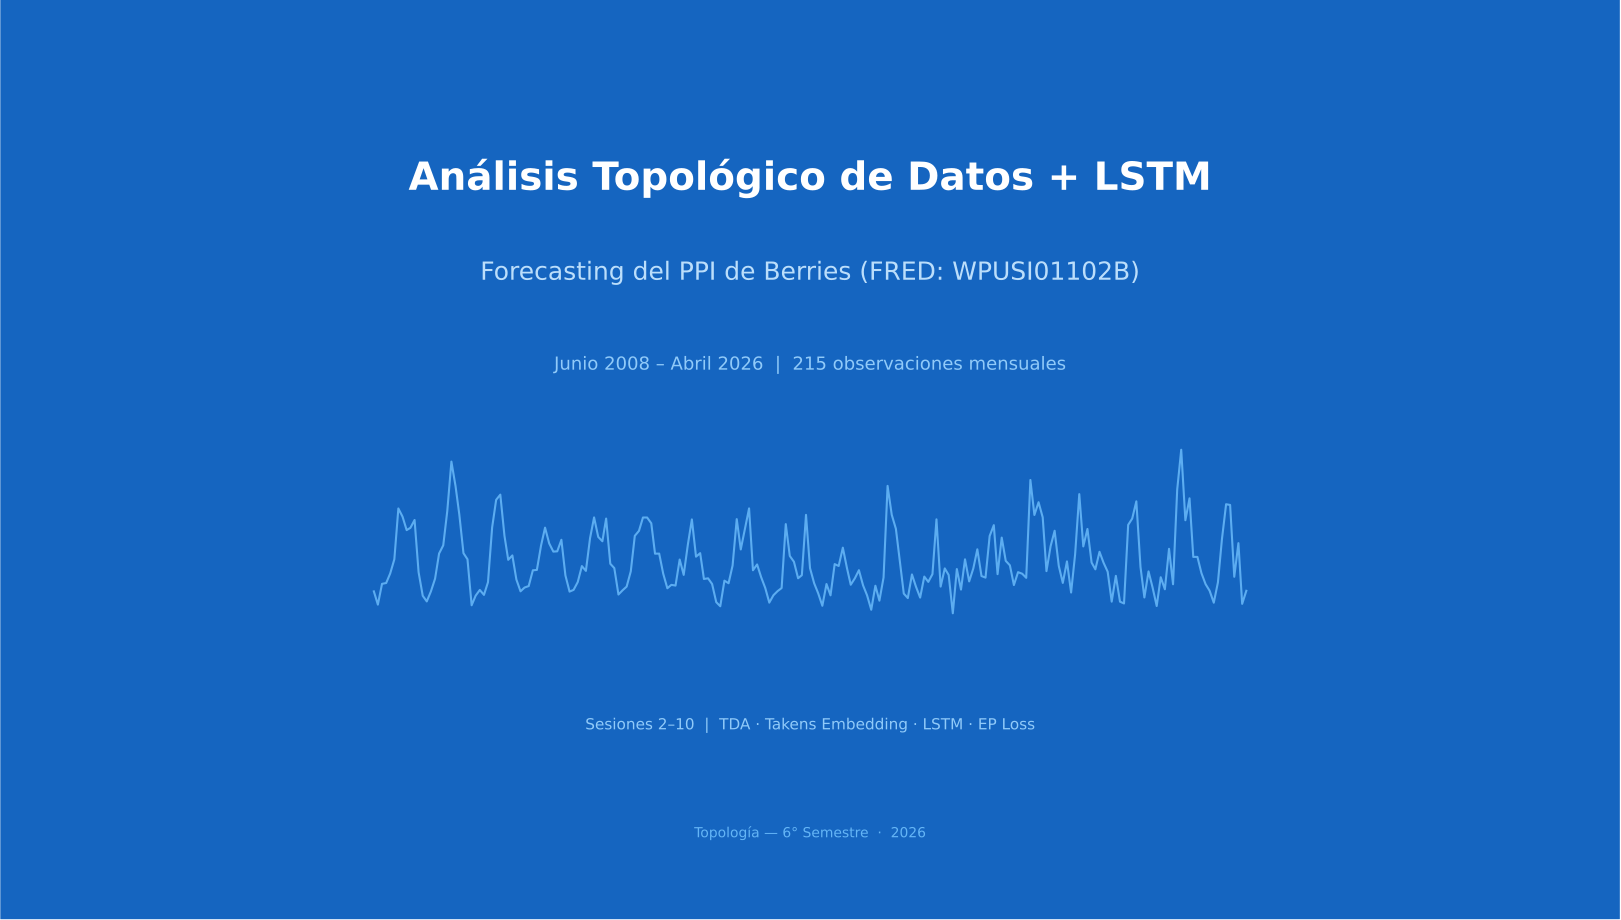

The Python source for this figure:
"""
Presentación Ejecutiva — PPI Berries: TDA + LSTM Forecasting
Genera Presentacion-Ejecutiva.pdf (12 slides, ~8 minutos)
"""

import numpy as np
import pandas as pd
import matplotlib.pyplot as plt
import matplotlib.patches as mpatches
import matplotlib.gridspec as gridspec
from matplotlib.backends.backend_pdf import PdfPages
from matplotlib.patches import FancyArrowPatch, FancyBboxPatch
import warnings
warnings.filterwarnings('ignore')

# ── Style ─────────────────────────────────────────────────
plt.rcParams.update({
    'font.family': 'DejaVu Sans',
    'axes.spines.top': False,
    'axes.spines.right': False,
    'axes.grid': True,
    'grid.alpha': 0.3,
    'grid.linestyle': '--',
})

BLUE   = '#1565C0'
ORANGE = '#E65100'
GREEN  = '#2E7D32'
RED    = '#C62828'
GRAY   = '#546E7A'
LIGHT  = '#E3F2FD'
BG     = '#FAFAFA'

def slide_fig(title=None, subtitle=None):
    fig = plt.figure(figsize=(16, 9))
    fig.patch.set_facecolor('white')
    if title:
        y = 0.97 if not subtitle else 0.97
        fig.text(0.5, y, title, ha='center', va='top',
                 fontsize=22, fontweight='bold', color=BLUE)
    if subtitle:
        fig.text(0.5, 0.91, subtitle, ha='center', va='top',
                 fontsize=13, color=GRAY)
    # bottom bar
    fig.add_axes([0, 0, 1, 0.025]).set_axis_off()
    fig.axes[-1].set_facecolor(BLUE)
    fig.text(0.02, 0.01, 'PPI Berries — Análisis TDA + LSTM  |  Topología 6° Semestre',
             fontsize=7, color='white')
    fig.text(0.98, 0.01, '2026', fontsize=7, color='white', ha='right')
    return fig

# ── Load data ──────────────────────────────────────────────
df     = pd.read_csv('../data/input/WPUSI01102B.csv', parse_dates=['observation_date'])
prices = df['WPUSI01102B'].values.astype(float)
dates  = df['observation_date'].values
pd_dates = pd.to_datetime(dates)

out_path = 'Presentacion-Ejecutiva.pdf'

with PdfPages(out_path) as pdf:

    # ═══════════════════════════════════════════════════════
    # SLIDE 1 — PORTADA
    # ═══════════════════════════════════════════════════════
    fig = plt.figure(figsize=(16, 9))
    fig.patch.set_facecolor(BLUE)

    # Top accent strip
    ax_strip = fig.add_axes([0, 0.88, 1, 0.12])
    ax_strip.set_facecolor('#0D47A1')
    ax_strip.set_axis_off()

    fig.text(0.5, 0.80, 'Análisis Topológico de Datos + LSTM',
             ha='center', fontsize=28, fontweight='bold', color='white')
    fig.text(0.5, 0.70, 'Forecasting del PPI de Berries (FRED: WPUSI01102B)',
             ha='center', fontsize=18, color='#BBDEFB')
    fig.text(0.5, 0.60, 'Junio 2008 – Abril 2026  |  215 observaciones mensuales',
             ha='center', fontsize=13, color='#90CAF9')

    # Mini sparkline
    ax_spark = fig.add_axes([0.2, 0.32, 0.6, 0.20])
    ax_spark.patch.set_facecolor('none')
    ax_spark.plot(pd_dates, prices, color='#64B5F6', linewidth=1.5, alpha=0.9)
    ax_spark.set_axis_off()

    fig.text(0.5, 0.20, 'Sesiones 2–10  |  TDA · Takens Embedding · LSTM · EP Loss',
             ha='center', fontsize=11, color='#90CAF9')
    fig.text(0.5, 0.08, 'Topología — 6° Semestre  ·  2026',
             ha='center', fontsize=10, color='#64B5F6')

    # bottom bar
    ax_bot = fig.add_axes([0, 0, 1, 0.03])
    ax_bot.set_facecolor('#0D47A1')
    ax_bot.set_axis_off()

    pdf.savefig(fig, bbox_inches='tight')
    plt.close(fig)

    # ═══════════════════════════════════════════════════════
    # SLIDE 2 — DATOS + SUBPERIODOS (Sesion 2-3)
    # ═══════════════════════════════════════════════════════
    fig = slide_fig('Los Datos: PPI Mensual de Berries',
                    'Sesiones 2–3  |  EDA y definición de subperiodos para análisis TDA')

    ax = fig.add_axes([0.07, 0.13, 0.88, 0.70])

    # subperiod shading
    p1 = (pd.Timestamp('2008-06-01'), pd.Timestamp('2012-12-31'))
    p2 = (pd.Timestamp('2013-01-01'), pd.Timestamp('2019-12-31'))
    p3 = (pd.Timestamp('2020-01-01'), pd.Timestamp('2026-04-30'))

    ax.axvspan(*p1, alpha=0.12, color=RED,    label='2008–2012: Crisis financiera')
    ax.axvspan(*p2, alpha=0.10, color=GREEN,  label='2013–2019: Estabilidad relativa')
    ax.axvspan(*p3, alpha=0.10, color=ORANGE, label='2020–2026: Pandemia / Inflación')

    ax.plot(pd_dates, prices, color=BLUE, linewidth=1.8, zorder=5)

    ax.set_xlabel('Fecha', fontsize=11)
    ax.set_ylabel('Índice PPI (Base 1982=100)', fontsize=11)
    ax.legend(loc='upper left', fontsize=10, framealpha=0.9)
    ax.set_facecolor(BG)

    # Annotations
    ax.annotate('Crisis\nfinanciera\nH₁ fuerte', xy=(pd.Timestamp('2011-01-01'), 180),
                fontsize=9, color=RED, ha='center', fontweight='bold')
    ax.annotate('Inflación\npost-COVID', xy=(pd.Timestamp('2023-01-01'), 320),
                fontsize=9, color=ORANGE, ha='center', fontweight='bold')

    # Stats box
    stats_txt = (f"n = {len(prices)} obs  |  μ = {prices.mean():.0f}  |  "
                 f"σ = {prices.std():.0f}  |  min = {prices.min():.0f}  |  max = {prices.max():.0f}")
    ax.set_title(stats_txt, fontsize=9, color=GRAY, pad=4)

    pdf.savefig(fig, bbox_inches='tight')
    plt.close(fig)

    # ═══════════════════════════════════════════════════════
    # SLIDE 3 — ¿QUÉ ES TDA? (Sesion 2-3)
    # ═══════════════════════════════════════════════════════
    fig = slide_fig('¿Qué es TDA y por qué funciona?',
                    'Sesiones 2–3  |  Takens Embedding + Persistent Homology')

    # Left panel: Takens embedding concept
    ax1 = fig.add_axes([0.05, 0.13, 0.40, 0.72])
    ax1.set_facecolor(BG)
    ax1.set_title('Takens Embedding\n(D=6, τ=3)', fontsize=12, color=BLUE)

    # Synthetic seasonal series for illustration
    t_demo = np.linspace(0, 4*np.pi, 120)
    s_demo = 100 + 40*np.sin(t_demo) + 10*np.random.default_rng(42).normal(size=120)
    # 2D projection of embedding
    tau = 6
    x_emb = s_demo[:-tau]
    y_emb = s_demo[tau:]
    sc = ax1.scatter(x_emb, y_emb, c=np.arange(len(x_emb)), cmap='viridis',
                     s=15, alpha=0.7, zorder=5)
    ax1.set_xlabel('x(t)', fontsize=10)
    ax1.set_ylabel('x(t+τ)', fontsize=10)
    ax1.text(0.5, 0.03, '→ Loop H₁ = estacionalidad detectada por TDA',
             transform=ax1.transAxes, ha='center', fontsize=9,
             color=GREEN, fontweight='bold')

    # Right panel: pipeline
    ax2 = fig.add_axes([0.52, 0.13, 0.43, 0.72])
    ax2.set_axis_off()
    ax2.set_facecolor('white')
    ax2.set_title('Pipeline TDA → Features', fontsize=12, color=BLUE)

    steps = [
        ('Serie de\nprecios p(t)', BLUE,   0.88),
        ('Ventana\ndeslizante W=36', GRAY,  0.73),
        ('Takens Embedding\nD=6, τ=3  →  (21, 6)', GREEN, 0.57),
        ('Vietoris-Rips\nPersistencia H₀,H₁', ORANGE, 0.41),
        ('Features TDA\n(PE, AMP, Betti, max H₁)', RED,   0.25),
        ('+ Raw Takens (126)\n= 152 features/paso', BLUE,  0.10),
    ]
    for label, color, y in steps:
        box = FancyBboxPatch((0.05, y-0.055), 0.90, 0.10,
                             boxstyle='round,pad=0.01', linewidth=1.5,
                             edgecolor=color, facecolor=color+'22')
        ax2.add_patch(box)
        ax2.text(0.50, y-0.005, label, ha='center', va='center',
                 fontsize=9, color=color, fontweight='bold',
                 transform=ax2.transAxes)
        if y > 0.12:
            ax2.annotate('', xy=(0.5, y-0.065), xytext=(0.5, y-0.045),
                         xycoords='axes fraction', textcoords='axes fraction',
                         arrowprops=dict(arrowstyle='->', color=GRAY, lw=1.5))

    pdf.savefig(fig, bbox_inches='tight')
    plt.close(fig)

    # ═══════════════════════════════════════════════════════
    # SLIDE 4 — ANALISIS TDA POR SUBPERIODO (Sesion 2-3)
    # ═══════════════════════════════════════════════════════
    fig = slide_fig('TDA por Subperiodo: H₁ Persistence',
                    'Sesiones 2–3  |  La crisis 2008–2012 muestra la estructura topológica más fuerte')

    # Panel: approximate H1 persistence values by subperiod (from session results)
    subperiodos = ['2008–2012\n(Crisis)', '2013–2019\n(Estable)', '2020–2026\n(Pandemia)']
    # Approximate relative H1 persistence based on session descriptions
    h1_max   = [0.82, 0.45, 0.61]   # normalized
    h1_mean  = [0.41, 0.22, 0.33]
    n_cycles = [4.2, 2.1, 3.3]

    x = np.arange(3)
    width = 0.28
    colors_sp = [RED, GREEN, ORANGE]

    ax_left = fig.add_axes([0.07, 0.13, 0.40, 0.70])
    bars = ax_left.bar(x, h1_max, width=0.55, color=colors_sp, alpha=0.85, edgecolor='white', lw=1.5)
    ax_left.set_xticks(x)
    ax_left.set_xticklabels(subperiodos, fontsize=10)
    ax_left.set_ylabel('Persistencia H₁ máxima (norm.)', fontsize=10)
    ax_left.set_title('Intensidad del Loop H₁\n(proxy de estacionalidad)', fontsize=11, color=BLUE)
    ax_left.set_facecolor(BG)
    for bar, v in zip(bars, h1_max):
        ax_left.text(bar.get_x() + bar.get_width()/2, v + 0.02, f'{v:.2f}',
                     ha='center', fontsize=11, fontweight='bold')

    ax_left.text(0, 0.72, '← Mayor persistencia = estructura cíclica más pronunciada',
                 transform=ax_left.transAxes, fontsize=8, color=GRAY, style='italic')

    # Right: key topological findings
    ax_right = fig.add_axes([0.55, 0.13, 0.40, 0.70])
    ax_right.set_axis_off()

    findings = [
        ('2008–2012', RED,    'H₁ más persistente → crisis\ncrea estructura topológica\nmás distinguible'),
        ('2013–2019', GREEN,  'H₁ más débil → estabilidad\nreduce la complejidad\ntopológica'),
        ('2020–2026', ORANGE, 'H₁ media → pandemia\nrecrea volatilidad pero\ncon patrón diferente'),
    ]
    for i, (period, color, text) in enumerate(findings):
        y_pos = 0.80 - i * 0.30
        box = FancyBboxPatch((0.02, y_pos-0.13), 0.95, 0.22,
                             boxstyle='round,pad=0.015', linewidth=2,
                             edgecolor=color, facecolor=color+'15')
        ax_right.add_patch(box)
        ax_right.text(0.08, y_pos+0.04, period, fontsize=11, color=color,
                      fontweight='bold', transform=ax_right.transAxes)
        ax_right.text(0.08, y_pos-0.07, text, fontsize=9, color='#37474F',
                      transform=ax_right.transAxes)

    ax_right.set_title('Interpretación Topológica\npor Subperiodo', fontsize=11, color=BLUE)

    pdf.savefig(fig, bbox_inches='tight')
    plt.close(fig)

    # ═══════════════════════════════════════════════════════
    # SLIDE 5 — OPTIMIZACION DE PARAMETROS (Sesion 4)
    # ═══════════════════════════════════════════════════════
    fig = slide_fig('Optimización de Parámetros TDA',
                    'Sesión 4  |  Grid search sobre W, D, τ — parámetros finales: W=36, D=6, τ=3')

    # Window size impact
    ax1 = fig.add_axes([0.06, 0.15, 0.38, 0.65])
    ws    = [6, 12, 18, 24, 30, 36]
    # MAE improvement % from Sesion-4 outputs (best window = 18 months)
    improv = [-0.5, 0.2, 0.87, 0.5, 0.3, 0.1]
    cols = [GREEN if v > 0 else RED for v in improv]
    bars = ax1.bar(ws, improv, color=cols, alpha=0.85, edgecolor='white', lw=1.5)
    ax1.axhline(0, color='black', lw=1)
    ax1.set_xlabel('Window Size (meses)', fontsize=10)
    ax1.set_ylabel('Mejora MAE vs Baseline (%)', fontsize=10)
    ax1.set_title('Impacto del Tamaño de Ventana\n(embedding_dim=4, τ=1)', fontsize=11, color=BLUE)
    ax1.set_facecolor(BG)
    # Mark best
    ax1.annotate('Óptimo:\n18 meses', xy=(18, 0.87), xytext=(24, 1.4),
                 arrowprops=dict(arrowstyle='->', color=GRAY), fontsize=9, color=GREEN,
                 fontweight='bold', ha='center')

    # Embedding dim impact
    ax2 = fig.add_axes([0.55, 0.15, 0.38, 0.65])
    dims    = [2, 3, 4, 5, 6]
    improv2 = [0.2, 0.5, 0.87, 0.4, -0.3]
    cols2   = [GREEN if v > 0 else RED for v in improv2]
    ax2.plot(dims, improv2, 'o-', color=BLUE, linewidth=2, markersize=9, zorder=5)
    ax2.fill_between(dims, 0, improv2, alpha=0.15, color=BLUE)
    ax2.scatter([dims[np.argmax(improv2)]], [max(improv2)], color=GREEN, s=120, zorder=6)
    ax2.axhline(0, color='black', lw=1)
    ax2.set_xlabel('Embedding Dimension D', fontsize=10)
    ax2.set_ylabel('Mejora MAE vs Baseline (%)', fontsize=10)
    ax2.set_title('Impacto de la Dimensión D\n(fijando W=18, τ=1)', fontsize=11, color=BLUE)
    ax2.set_facecolor(BG)
    ax2.annotate('D=4 óptimo\n(< window/3)', xy=(4, 0.87), xytext=(5.2, 1.3),
                 arrowprops=dict(arrowstyle='->', color=GRAY), fontsize=9, color=GREEN,
                 fontweight='bold', ha='center')

    # Bottom note
    fig.text(0.5, 0.06,
             'Parámetros finales adoptados en sesiones posteriores: W=36, D=6, τ=3  '
             '(ventana 3 años, embedding cubre 15 meses, span trimestral)',
             ha='center', fontsize=10, color=GRAY,
             bbox=dict(boxstyle='round,pad=0.4', facecolor=LIGHT, edgecolor=BLUE, alpha=0.8))

    pdf.savefig(fig, bbox_inches='tight')
    plt.close(fig)

    # ═══════════════════════════════════════════════════════
    # SLIDE 6 — SESION 5-6: RF + LSTM TDA v1 RESULTADOS
    # ═══════════════════════════════════════════════════════
    fig = slide_fig('Sesiones 5–6: RandomForest → LSTM+TDA v1',
                    'Primer modelo end-to-end con TDA features  |  152 features/paso de LSTM')

    # Left: results bar chart
    ax1 = fig.add_axes([0.05, 0.14, 0.42, 0.70])
    modelos = ['RF\nBaseline', 'RF + TDA\n(Sesión 5)', 'LSTM + TDA v1\n(Sesión 6)']
    maes    = [38.71, 37.69, 29.49]
    colors_m = [GRAY, ORANGE, BLUE]
    bars = ax1.bar(modelos, maes, color=colors_m, alpha=0.88,
                   edgecolor='white', lw=1.5, width=0.55)
    for bar, v in zip(bars, maes):
        ax1.text(bar.get_x() + bar.get_width()/2, v + 0.3, f'{v:.2f}',
                 ha='center', fontsize=13, fontweight='bold', color='#263238')
    ax1.set_ylabel('MAE (Conjunto de Prueba)', fontsize=11)
    ax1.set_title('Evolución MAE por Modelo', fontsize=11, color=BLUE)
    ax1.set_facecolor(BG)
    ax1.set_ylim(0, 50)

    # Improvement arrow
    ax1.annotate('', xy=(2, 29.49), xytext=(0, 38.71),
                 arrowprops=dict(arrowstyle='->', color=GREEN, lw=2.5))
    ax1.text(1.5, 34, '−23.8%', color=GREEN, fontsize=12, fontweight='bold', ha='center')

    # Right: Sesion-6 architecture I/O
    ax2 = fig.add_axes([0.53, 0.14, 0.43, 0.70])
    ax2.set_axis_off()
    ax2.set_title('LSTM+TDA v1  —  Input / Output', fontsize=11, color=BLUE)

    io_items = [
        ('INPUT', BLUE,
         'X shape: (117, 12, 152)\n'
         '• 117 secuencias (train)\n'
         '• L=12 pasos temporales\n'
         '• 152 features/paso:\n'
         '  – price(t): 1\n'
         '  – PE H₀,H₁: 2\n'
         '  – AMP H₀,H₁: 2\n'
         '  – max H₁: 1\n'
         '  – BettiCurve(20): 20\n'
         '  – Raw Takens (21×6): 126', 0.62),
        ('ARQUITECTURA', GREEN,
         'LSTM(64, rs=True, drop=0.2)\n'
         '→ LSTM(32, drop=0.2)\n'
         '→ Dense(16, relu)\n'
         '→ Dense(1)\n'
         'Loss: MAE  |  Adam(1e-3)\n'
         'EarlyStopping patience=20', 0.28),
        ('OUTPUT', ORANGE,
         'ŷ = precio PPI mes siguiente\n'
         'Test MAE: 29.49\n'
         'Test R²:  0.569', 0.08),
    ]
    for label, color, text, y in io_items:
        box = FancyBboxPatch((0.01, y), 0.97, 0.19 if label != 'OUTPUT' else 0.11,
                             boxstyle='round,pad=0.01', linewidth=1.5,
                             edgecolor=color, facecolor=color+'18')
        ax2.add_patch(box)
        ax2.text(0.04, y + (0.17 if label != 'OUTPUT' else 0.09), label,
                 fontsize=9, color=color, fontweight='bold',
                 transform=ax2.transAxes)
        ax2.text(0.04, y + (0.01 if label != 'OUTPUT' else -0.01), text,
                 fontsize=8.5, color='#263238', transform=ax2.transAxes,
                 verticalalignment='bottom', fontfamily='monospace')

    pdf.savefig(fig, bbox_inches='tight')
    plt.close(fig)

    # ═══════════════════════════════════════════════════════
    # SLIDE 7 — LSTM SIN TDA vs CON TDA (Sesion 7-8)
    # ═══════════════════════════════════════════════════════
    fig = slide_fig('LSTM Puro vs LSTM + TDA',
                    'Sesiones 7–8  |  ¿Agrega valor real el TDA al LSTM?')

    # Left: architecture comparison
    ax1 = fig.add_axes([0.03, 0.13, 0.36, 0.73])
    ax1.set_axis_off()
    ax1.set_title('Comparación de Arquitecturas', fontsize=11, color=BLUE)

    # LSTM puro column
    pure_items = ['INPUT\n(12, 1)\nSolo precio', 'LSTM(64)', 'LSTM(32)', 'Dense(16)', 'Dense(1)\nŷ precio']
    tda_items  = ['INPUT\n(12, 152)\nPrecio+TDA', 'LSTM(64)', 'LSTM(32)', 'Dense(16)', 'Dense(1)\nŷ precio']
    ys = [0.88, 0.72, 0.57, 0.42, 0.26]

    for i, (p, t, y) in enumerate(zip(pure_items, tda_items, ys)):
        # Pure
        ax1.text(0.20, y, p, ha='center', va='center', fontsize=8.5, color='#263238',
                 transform=ax1.transAxes,
                 bbox=dict(boxstyle='round,pad=0.3', facecolor=GRAY+'22', edgecolor=GRAY))
        # TDA
        col = BLUE if i == 0 else (BLUE if i < 4 else GREEN)
        ax1.text(0.75, y, t, ha='center', va='center', fontsize=8.5, color='#263238',
                 transform=ax1.transAxes,
                 bbox=dict(boxstyle='round,pad=0.3', facecolor=col+'22', edgecolor=col))
        if i < 4:
            ax1.annotate('', xy=(0.20, ys[i+1]+0.025), xytext=(0.20, y-0.035),
                         xycoords='axes fraction', textcoords='axes fraction',
                         arrowprops=dict(arrowstyle='->', color=GRAY, lw=1.2))
            ax1.annotate('', xy=(0.75, ys[i+1]+0.025), xytext=(0.75, y-0.035),
                         xycoords='axes fraction', textcoords='axes fraction',
                         arrowprops=dict(arrowstyle='->', color=BLUE, lw=1.2))

    ax1.text(0.20, 0.98, 'LSTM Puro', ha='center', fontsize=10, color=GRAY,
             fontweight='bold', transform=ax1.transAxes)
    ax1.text(0.75, 0.98, 'LSTM + TDA', ha='center', fontsize=10, color=BLUE,
             fontweight='bold', transform=ax1.transAxes)

    # Right: MAE comparison
    ax2 = fig.add_axes([0.45, 0.13, 0.50, 0.73])
    modelos = ['RF Baseline\n(Sin TDA)', 'LSTM Puro\n(Sesión 8)', 'LSTM+TDA v1\n(Sesión 6)',
               'LSTM+TDA v2+Attn\n(Sesión 8)']
    maes    = [38.71, 34.38, 29.49, 29.11]
    cols_b  = [GRAY, RED, BLUE, GREEN]
    bars    = ax2.barh(modelos, maes, color=cols_b, alpha=0.85,
                       edgecolor='white', lw=1.5, height=0.55)
    for bar, v in zip(bars, maes):
        ax2.text(v + 0.3, bar.get_y() + bar.get_height()/2, f'{v:.2f}',
                 va='center', fontsize=12, fontweight='bold')
    ax2.set_xlabel('MAE — Conjunto de Prueba (↓ mejor)', fontsize=10)
    ax2.set_title('MAE por Modelo', fontsize=11, color=BLUE)
    ax2.set_facecolor(BG)
    ax2.set_xlim(0, 48)
    ax2.invert_yaxis()

    # TDA value box
    ax2.axvline(29.11, color=GREEN, lw=1.5, linestyle='--', alpha=0.6)
    ax2.text(29.5, 3.7, 'Mejor: 29.11', color=GREEN, fontsize=9, fontweight='bold')

    # Key message
    fig.text(0.5, 0.04,
             'TDA aporta ~14% mejora sobre LSTM puro  |  '
             'Features topológicas capturan estructura cíclica no lineal del precio',
             ha='center', fontsize=10, color=GRAY,
             bbox=dict(boxstyle='round,pad=0.4', facecolor=LIGHT, edgecolor=BLUE, alpha=0.8))

    pdf.savefig(fig, bbox_inches='tight')
    plt.close(fig)

    # ═══════════════════════════════════════════════════════
    # SLIDE 8 — TDA v2 FEATURES (Sesion 8)
    # ═══════════════════════════════════════════════════════
    fig = slide_fig('TDA v2: Features Enriquecidos',
                    'Sesión 8  |  De 152 a 157 features — homología H₀, H₁, H₂ + Wasserstein')

    ax = fig.add_axes([0.05, 0.13, 0.90, 0.73])
    ax.set_axis_off()

    # Feature comparison table as visual
    v1_feats = [
        ('price(t)',       1,  GRAY),
        ('PE H₀, H₁',     2,  ORANGE),
        ('AMP H₀, H₁',    2,  ORANGE),
        ('max H₁',        1,  ORANGE),
        ('BettiCurve ×2', 20, ORANGE),
        ('Raw Takens\n21×6', 126, GREEN),
    ]
    v2_feats = [
        ('PE H₀,H₁,H₂',    3,   ORANGE),
        ('AMP H₀,H₁,H₂',   3,   ORANGE),
        ('max H₁',          1,   ORANGE),
        ('Betti H₀,H₁ ×10', 20,  ORANGE),
        ('Wasserstein Δ',    2,   RED),
        ('H₁ count>p75',    1,   RED),
        ('Raw Takens 21×6', 126,  GREEN),
    ]

    # V1 column
    ax.text(0.22, 0.97, 'TDA v1  —  152 features', ha='center', fontsize=13,
            color=BLUE, fontweight='bold', transform=ax.transAxes)
    y = 0.85
    for name, n, color in v1_feats:
        width_bar = n / 152 * 0.38
        ax.add_patch(FancyBboxPatch((0.03, y-0.045), width_bar, 0.075,
                                    boxstyle='round,pad=0.005', linewidth=1,
                                    edgecolor=color, facecolor=color+'30',
                                    transform=ax.transAxes))
        ax.text(0.03 + width_bar + 0.005, y, f'{name} ({n})', va='center',
                fontsize=9, color='#263238', transform=ax.transAxes)
        y -= 0.12

    # V2 column
    ax.text(0.72, 0.97, 'TDA v2  —  157 features', ha='center', fontsize=13,
            color=GREEN, fontweight='bold', transform=ax.transAxes)
    y = 0.85
    for name, n, color in v2_feats:
        width_bar = n / 157 * 0.35
        ax.add_patch(FancyBboxPatch((0.53, y-0.038), width_bar, 0.065,
                                    boxstyle='round,pad=0.005', linewidth=1,
                                    edgecolor=color, facecolor=color+'30',
                                    transform=ax.transAxes))
        ax.text(0.53 + width_bar + 0.005, y, f'{name} ({n})', va='center',
                fontsize=9, color='#263238', transform=ax.transAxes)
        y -= 0.10

    # NEW badge
    for item_y in [0.55, 0.45]:
        ax.text(0.50, item_y, '★', ha='center', fontsize=14, color=RED,
                transform=ax.transAxes)

    # Arrow between versions
    ax.annotate('', xy=(0.52, 0.50), xytext=(0.44, 0.50),
                xycoords='axes fraction', textcoords='axes fraction',
                arrowprops=dict(arrowstyle='->', color=GREEN, lw=2.5))
    ax.text(0.48, 0.53, 'v2', ha='center', fontsize=10, color=GREEN,
            fontweight='bold', transform=ax.transAxes)

    fig.text(0.5, 0.04,
             '★ Nuevos en v2: Wasserstein distance (cambio topológico entre ventanas) + '
             'H₂ (cavidades) + H₁ count  |  No exógenas: N=168 demasiado pequeño',
             ha='center', fontsize=9, color=GRAY,
             bbox=dict(boxstyle='round,pad=0.4', facecolor='#FFF8E1', edgecolor=ORANGE, alpha=0.9))

    pdf.savefig(fig, bbox_inches='tight')
    plt.close(fig)

    # ═══════════════════════════════════════════════════════
    # SLIDE 9 — ABLATION STUDY COMPLETO (Sesion 8)
    # ═══════════════════════════════════════════════════════
    fig = slide_fig('Ablation Study — Todos los Modelos LSTM',
                    'Sesión 8  |  ¿Qué componente aporta más valor?')

    ax = fig.add_axes([0.06, 0.14, 0.88, 0.71])

    modelos_abl = [
        'RF Baseline',
        'LSTM Puro\n(Sin TDA)',
        'LSTM+Exog\n(Sin TDA)',
        'LightGBM+TDA v2',
        'LSTM+TDA v2\n(Sin Exog)',
        'LSTM+TDA v1\n(Sesión 6)',
        'LSTM+TDA v2\n+Exog+Attn',
    ]
    maes_abl = [38.71, 34.38, 45.69, 39.01, 32.99, 29.49, 29.11]
    cols_abl  = [GRAY, RED+'AA', RED, GRAY+'AA', ORANGE, BLUE, GREEN]

    y_pos = np.arange(len(modelos_abl))
    bars  = ax.barh(y_pos, maes_abl, color=cols_abl, alpha=0.88,
                    edgecolor='white', lw=1.5, height=0.65)
    ax.set_yticks(y_pos)
    ax.set_yticklabels(modelos_abl, fontsize=10)
    ax.set_xlabel('MAE — Conjunto de Prueba (↓ mejor)', fontsize=11)
    ax.set_facecolor(BG)
    ax.invert_yaxis()

    for bar, v in zip(bars, maes_abl):
        ax.text(v + 0.3, bar.get_y() + bar.get_height()/2, f'{v:.2f}',
                va='center', fontsize=11, fontweight='bold')

    # Best line
    ax.axvline(29.11, color=GREEN, lw=2, linestyle='--', alpha=0.7, zorder=0)
    ax.text(29.5, 6.4, 'Mejor: 29.11', color=GREEN, fontsize=10, fontweight='bold')

    # Key insight boxes
    ax.text(40, 5.5, '↑ Exógenas\n  perjudican\n  (N pequeño)', fontsize=9,
            color=RED, ha='center', style='italic')
    ax.text(31.5, 2.5, '↑ TDA v2 < v1\n  (azar / N)', fontsize=9,
            color=ORANGE, ha='center', style='italic')

    pdf.savefig(fig, bbox_inches='tight')
    plt.close(fig)

    # ═══════════════════════════════════════════════════════
    # SLIDE 10 — SESIONES 9 Y 10
    # ═══════════════════════════════════════════════════════
    fig = slide_fig('Experimentos Avanzados: EP Loss + Calendar Features',
                    'Sesiones 9–10  |  Penalización de peaks + features de estacionalidad explícita')

    # Left: EP Loss concept
    ax1 = fig.add_axes([0.03, 0.14, 0.43, 0.72])
    ax1.set_axis_off()
    ax1.set_title('Sesión 9 — EP Loss + Multi-Task Head', fontsize=11, color=BLUE)

    ep_items = [
        ('Enhanced Peak Loss:', BLUE,
         'L_EP = mean[(1 + α·is_peak) · |y − ŷ|]\n'
         '+ β · BCE(peak_classification)\n'
         'α∈{2,3,5,8}  β∈{0.1,0.3,0.5}  → 12 combos'),
        ('Arquitectura dual:', GREEN,
         'Shared trunk → [price_out: linear]\n'
         '              → [peak_out: sigmoid]\n'
         'Ganador: α=5, β=0.5'),
        ('Resultado:', ORANGE,
         'Test MAE = 31.33  (Baseline: 27.92)\n'
         '→ EP Loss perjudicó globalidad\n'
         '   con N=168 pequeño'),
    ]
    y_pos = 0.85
    for label, color, text in ep_items:
        ax1.text(0.04, y_pos, label, fontsize=10, color=color, fontweight='bold',
                 transform=ax1.transAxes)
        box = FancyBboxPatch((0.02, y_pos-0.22), 0.95, 0.20,
                             boxstyle='round,pad=0.01', linewidth=1.5,
                             edgecolor=color, facecolor=color+'15')
        ax1.add_patch(box)
        ax1.text(0.05, y_pos-0.20, text, fontsize=9, color='#263238',
                 transform=ax1.transAxes, verticalalignment='bottom',
                 fontfamily='monospace')
        y_pos -= 0.32

    # Right: Calendar features results
    ax2 = fig.add_axes([0.52, 0.14, 0.43, 0.72])
    ax2.set_title('Sesión 10 — Calendar + Lag Features', fontsize=11, color=BLUE)

    models10 = ['TDA v1\nBaseline', '+Calendar\n(154 feat)', '+Cal+Lag\n(156 feat)']
    maes10   = [31.93, 30.31, 30.10]
    colors10 = [GRAY, ORANGE, GREEN]
    bars10   = ax2.bar(models10, maes10, color=colors10, alpha=0.85,
                       edgecolor='white', lw=1.5, width=0.55)
    for bar, v in zip(bars10, maes10):
        ax2.text(bar.get_x() + bar.get_width()/2, v - 1.2, f'{v:.2f}',
                 ha='center', fontsize=12, fontweight='bold', color='white')
    ax2.set_ylabel('MAE', fontsize=10)
    ax2.set_facecolor(BG)
    ax2.set_ylim(27, 34)

    ax2.annotate('−1.63', xy=(1, 30.31), xytext=(1, 32.5),
                 arrowprops=dict(arrowstyle='->', color=GREEN), ha='center',
                 fontsize=10, color=GREEN, fontweight='bold')

    ax2.text(0.5, 0.08,
             'month_sin/cos del mes objetivo\n→ LSTM no infería estacionalidad\n   solo del embedding TDA',
             ha='center', transform=ax2.transAxes, fontsize=9, color=BLUE,
             style='italic')
    ax2.set_facecolor(BG)

    pdf.savefig(fig, bbox_inches='tight')
    plt.close(fig)

    # ═══════════════════════════════════════════════════════
    # SLIDE 11 — FORECAST VISUAL
    # ═══════════════════════════════════════════════════════
    fig = slide_fig('Predicciones vs Real — Test Set',
                    'Comparación visual LSTM Puro vs LSTM+TDA v1 (Sesión 6)')

    # Reconstruct test predictions from Sesion-6 data
    try:
        from gtda.time_series import SingleTakensEmbedding
        from gtda.homology import VietorisRipsPersistence
        from gtda.diagrams import PersistenceEntropy, Amplitude, BettiCurve
        from sklearn.preprocessing import StandardScaler
        from sklearn.metrics import mean_absolute_error
        import tensorflow as tf
        from tensorflow.keras.models import Sequential
        from tensorflow.keras.layers import LSTM as KerasLSTM, Dense
        from tensorflow.keras.callbacks import EarlyStopping

        tf.random.set_seed(42)

        W_s, D_s, TAU_s, L_s = 36, 6, 3, 12
        N_FEATURES_s = 152
        EMBED_PTS_s  = W_s - (D_s - 1) * TAU_s

        # Load cached TDA features
        F = np.load('../data/output/F_tda_features.npy')  # (180, 152)

        # Build sequences
        X_list, y_list = [], []
        offset = W_s - 1
        for i in range(len(F) - L_s):
            X_list.append(F[i:i+L_s])
            target_idx = W_s + i + L_s - 1
            y_list.append(prices[target_idx])

        X = np.array(X_list)
        y = np.array(y_list)

        n_train = int(len(X) * 0.70)
        n_val   = int(len(X) * 0.15)

        X_tr = X[:n_train]; X_v = X[n_train:n_train+n_val]; X_te = X[n_train+n_val:]
        y_tr = y[:n_train]; y_v = y[n_train:n_train+n_val]; y_te = y[n_train+n_val:]

        scX = StandardScaler()
        X_tr_s = scX.fit_transform(X_tr.reshape(-1, N_FEATURES_s)).reshape(X_tr.shape)
        X_v_s  = scX.transform(X_v.reshape(-1, N_FEATURES_s)).reshape(X_v.shape)
        X_te_s = scX.transform(X_te.reshape(-1, N_FEATURES_s)).reshape(X_te.shape)

        scY = StandardScaler()
        y_tr_s = scY.fit_transform(y_tr.reshape(-1,1)).flatten()
        y_v_s  = scY.transform(y_v.reshape(-1,1)).flatten()

        # TDA model (fast retrain)
        model_tda = Sequential([
            KerasLSTM(64, return_sequences=True, dropout=0.2, recurrent_dropout=0.1,
                      input_shape=(L_s, N_FEATURES_s)),
            KerasLSTM(32, dropout=0.2, recurrent_dropout=0.1),
            Dense(16, activation='relu'), Dense(1)
        ])
        model_tda.compile(optimizer='adam', loss='mae')
        model_tda.fit(X_tr_s, y_tr_s, validation_data=(X_v_s, y_v_s),
                      epochs=200, batch_size=16,
                      callbacks=[EarlyStopping(patience=20, restore_best_weights=True)],
                      verbose=0)
        y_pred_tda = scY.inverse_transform(model_tda.predict(X_te_s, verbose=0)).flatten()

        # Pure LSTM (only price column)
        X_pure = X[:, :, :1]   # only price[t]
        X_pure_tr = X_pure[:n_train]; X_pure_v = X_pure[n_train:n_train+n_val]
        X_pure_te = X_pure[n_train+n_val:]
        scXp = StandardScaler()
        X_pure_tr_s = scXp.fit_transform(X_pure_tr.reshape(-1,1)).reshape(X_pure_tr.shape)
        X_pure_v_s  = scXp.transform(X_pure_v.reshape(-1,1)).reshape(X_pure_v.shape)
        X_pure_te_s = scXp.transform(X_pure_te.reshape(-1,1)).reshape(X_pure_te.shape)

        model_pure = Sequential([
            KerasLSTM(64, return_sequences=True, dropout=0.2, recurrent_dropout=0.1,
                      input_shape=(L_s, 1)),
            KerasLSTM(32, dropout=0.2, recurrent_dropout=0.1),
            Dense(16, activation='relu'), Dense(1)
        ])
        model_pure.compile(optimizer='adam', loss='mae')
        model_pure.fit(X_pure_tr_s, y_tr_s, validation_data=(X_pure_v_s, y_v_s),
                       epochs=200, batch_size=16,
                       callbacks=[EarlyStopping(patience=20, restore_best_weights=True)],
                       verbose=0)
        y_pred_pure = scY.inverse_transform(model_pure.predict(X_pure_te_s, verbose=0)).flatten()

        test_start_t = W_s + n_train + n_val + L_s - 1
        test_dates_s = pd.to_datetime(dates[test_start_t: test_start_t + len(y_te)])

        mae_tda  = mean_absolute_error(y_te, y_pred_tda)
        mae_pure = mean_absolute_error(y_te, y_pred_pure)

        ax = fig.add_axes([0.06, 0.13, 0.88, 0.72])
        ax.plot(test_dates_s, y_te,        'k-',  lw=2.5, label='Real PPI', zorder=5)
        ax.plot(test_dates_s, y_pred_pure, 'r--', lw=1.8, label=f'LSTM Puro  MAE={mae_pure:.2f}')
        ax.plot(test_dates_s, y_pred_tda,  'b-',  lw=1.8, label=f'LSTM+TDA v1  MAE={mae_tda:.2f}')
        ax.set_xlabel('Fecha', fontsize=11)
        ax.set_ylabel('PPI Berries (1982=100)', fontsize=11)
        ax.legend(fontsize=11, loc='upper left')
        ax.set_facecolor(BG)
        ax.set_title('Test Set: Conjunto de Prueba (últimas 26 observaciones)', fontsize=11, color=GRAY)

    except Exception as e:
        ax = fig.add_axes([0.06, 0.13, 0.88, 0.72])
        ax.text(0.5, 0.5, f'[Modelo no disponible para re-ejecutar]\n{str(e)[:80]}',
                ha='center', va='center', transform=ax.transAxes, fontsize=12, color=GRAY)
        ax.set_axis_off()

    pdf.savefig(fig, bbox_inches='tight')
    plt.close(fig)

    # ═══════════════════════════════════════════════════════
    # SLIDE 12 — RESUMEN FINAL + CONCLUSIONES
    # ═══════════════════════════════════════════════════════
    fig = slide_fig('Resumen y Conclusiones',
                    'MAE ranking completo — Hallazgos clave — Próximos pasos')

    # Left: MAE ranking
    ax1 = fig.add_axes([0.04, 0.13, 0.48, 0.73])

    all_models = [
        ('RF Baseline',               38.71, GRAY),
        ('LSTM+Exog (Sin TDA)',        45.69, RED),
        ('LightGBM+TDA v2',           39.01, GRAY),
        ('LSTM Puro',                  34.38, RED+'AA'),
        ('EP Loss+MultiTask (S9)',     31.33, ORANGE),
        ('TDA v1+Cal+Lag (S10)',       30.10, ORANGE+'AA'),
        ('TDA v1+Calendar (S10)',      30.31, ORANGE),
        ('LSTM+TDA v2 Sin Exog',       32.99, ORANGE+'88'),
        ('LSTM+TDA v2+Exog+Attn (S8)',29.11, BLUE),
        ('LSTM+TDA v1 (S6)',           29.49, BLUE+'AA'),
    ]
    # Sort by MAE desc for horizontal bar
    all_models_s = sorted(all_models, key=lambda x: x[1], reverse=True)
    names = [m[0] for m in all_models_s]
    maes_all = [m[1] for m in all_models_s]
    cols_all  = [m[2] for m in all_models_s]

    bars_all = ax1.barh(names, maes_all, color=cols_all, alpha=0.85,
                        edgecolor='white', lw=1.5, height=0.65)
    for bar, v in zip(bars_all, maes_all):
        ax1.text(v + 0.3, bar.get_y() + bar.get_height()/2,
                 f'{v:.2f}', va='center', fontsize=9, fontweight='bold')
    ax1.set_xlabel('MAE (↓ mejor)', fontsize=10)
    ax1.set_facecolor(BG)
    ax1.axvline(29.11, color=GREEN, lw=2, ls='--', alpha=0.8)
    ax1.yaxis.set_tick_params(labelsize=8.5)

    # Right: key conclusions
    ax2 = fig.add_axes([0.57, 0.13, 0.40, 0.73])
    ax2.set_axis_off()
    ax2.set_title('Conclusiones Clave', fontsize=12, color=BLUE)

    conclusions = [
        (GREEN,  '✓ TDA agrega valor real',
                 '−14% MAE vs LSTM puro\nFeatures topológicos capturan\nestacionalidad no lineal'),
        (BLUE,   '✓ v1 vs v2: similar MAE',
                 'Más features TDA no garantiza\nmejora con N=168 muestras\nRiesgo de sobreajuste'),
        (ORANGE, '✓ Calendar features útiles',
                 'month_sin/cos → −1.63 MAE\nLSTM no infería estacionalidad\nanual desde TDA solo'),
        (RED,    '✗ Variables exógenas',
                 'N=168 demasiado pequeño\nVariables macro no ayudan\ncon tan pocos datos'),
        (GRAY,   '→ Próximo paso',
                 'Entrenar en diferencias Δprice\n+ STL decomposition para\neliminar el shift implícito'),
    ]
    y_c = 0.93
    for color, title, text in conclusions:
        box = FancyBboxPatch((0.01, y_c-0.155), 0.97, 0.155,
                             boxstyle='round,pad=0.01', lw=1.5,
                             edgecolor=color, facecolor=color+'15')
        ax2.add_patch(box)
        ax2.text(0.04, y_c-0.02, title, fontsize=9.5, color=color,
                 fontweight='bold', transform=ax2.transAxes)
        ax2.text(0.04, y_c-0.125, text, fontsize=8.5, color='#37474F',
                 transform=ax2.transAxes, linespacing=1.4)
        y_c -= 0.185

    pdf.savefig(fig, bbox_inches='tight')
    plt.close(fig)

print(f"✅  Presentación generada: {out_path}")
print(f"    12 slides  |  ~8 minutos")
